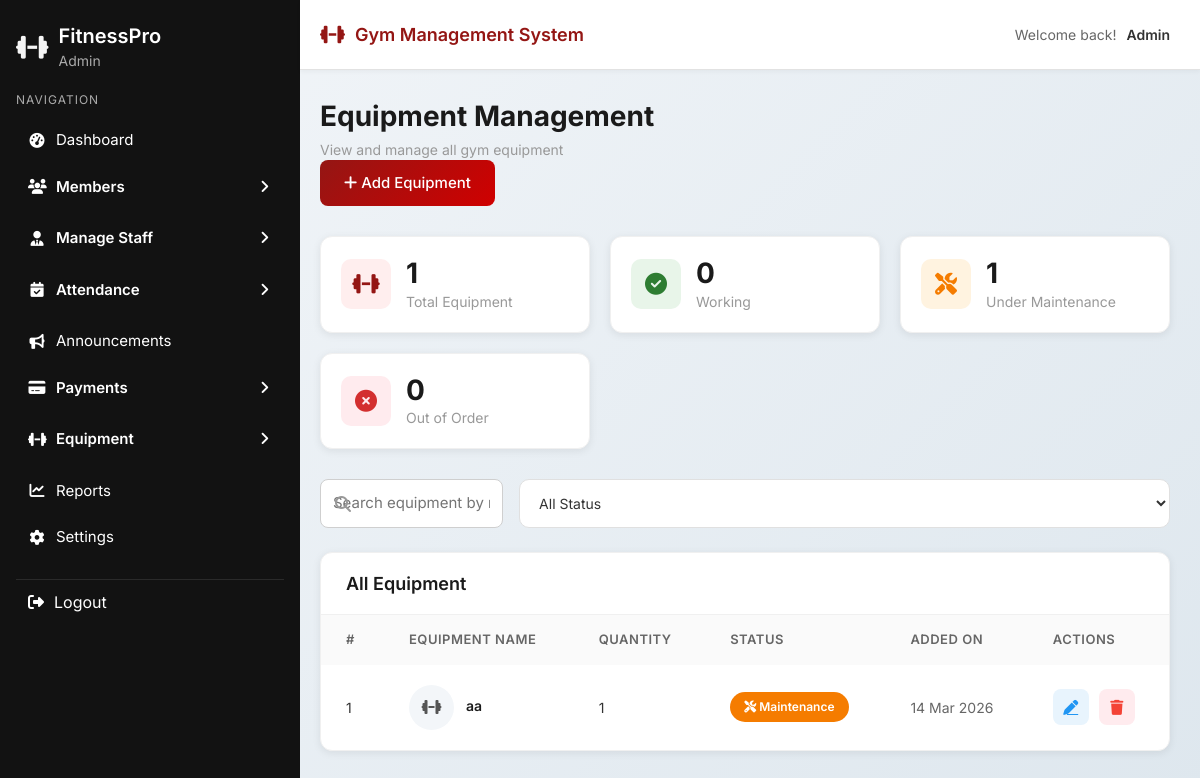
/admin1/equipment-list.php (signed in), run on the app's committed database.
### tables this page shows
CREATE TABLE `equipment` (
  `id` int(11) NOT NULL,
  `equipment_name` varchar(100) NOT NULL,
  `quantity` int(11) NOT NULL DEFAULT 1,
  `status` enum('Working','Maintenance','Out of Order') NOT NULL DEFAULT 'Working',
  `created_at` timestamp NOT NULL DEFAULT current_timestamp(),
  `updated_at` timestamp NOT NULL DEFAULT current_timestamp() ON UPDATE current_timestamp()
);

### admin1/equipment-list.php (the view, shortened to what this page needs)
<?php
require_once '../dbcon.php';
$equipment = [];
$res = mysqli_query($conn, "SELECT * FROM equipment ORDER BY created_at DESC");
while ($row = mysqli_fetch_assoc($res)) { $equipment[] = $row; }
$total        = mysqli_fetch_assoc(mysqli_query($conn, "SELECT COUNT(*) as t FROM equipment"))['t'];
$working      = mysqli_fetch_assoc(mysqli_query($conn, "SELECT COUNT(*) as t FROM equipment WHERE status='Working'"))['t'];
$maintenance  = mysqli_fetch_assoc(mysqli_query($conn, "SELECT COUNT(*) as t FROM equipment WHERE status='Maintenance'"))['t'];
$out_of_order = mysqli_fetch_assoc(mysqli_query($conn, "SELECT COUNT(*) as t FROM equipment WHERE status='Out of Order'"))['t'];
?>
<!DOCTYPE html>
<html lang="en">
<head>
  <link href="https://cdn.jsdelivr.net/npm/bootstrap@5.3.2/dist/css/bootstrap.min.css" rel="stylesheet">
  <link rel="stylesheet" href="https://cdnjs.cloudflare.com/ajax/libs/font-awesome/6.5.1/css/all.min.css">
  <link rel="stylesheet" href="../css/sidebar.css">
  <link rel="stylesheet" href="../css/common.css">
</head>
<body>
<?php include '../layout/header.php'; ?>
<?php include '../layout/sidebar.php'; ?>
<div class="main-wrapper">
  <div class="main-content">
    <div class="page-header">
      <div>
        <h1 class="page-title">Equipment Management</h1>
        <p class="page-subtitle">View and manage all gym equipment</p>
      </div>
      <div>
        <a href="equipment-add.php" class="btn app-btn-primary">
          <i class="fa-solid fa-plus"></i> Add Equipment
        </a>
      </div>
    </div>
    <div class="stats-grid">
      <div class="stat-card">
        <div class="stat-icon red"><i class="fa-solid fa-dumbbell"></i></div>
        <div class="stat-info"><h3><?= $total ?></h3><p>Total Equipment</p></div>
      </div>
      <div class="stat-card">
        <div class="stat-icon green"><i class="fa-solid fa-circle-check"></i></div>
        <div class="stat-info"><h3><?= $working ?></h3><p>Working</p></div>
      </div>
      <div class="stat-card">
        <div class="stat-icon orange"><i class="fa-solid fa-screwdriver-wrench"></i></div>
        <div class="stat-info"><h3><?= $maintenance ?></h3><p>Under Maintenance</p></div>
      </div>
      <div class="stat-card">
        <div class="stat-icon danger"><i class="fa-solid fa-circle-xmark"></i></div>
        <div class="stat-info"><h3><?= $out_of_order ?></h3><p>Out of Order</p></div>
      </div>
    </div>
    <div class="d-flex gap-3 mb-4">
      <div class="search-box flex-grow-1">
        <i class="fa-solid fa-magnifying-glass"></i>
        <input type="text" id="searchInput" placeholder="Search equipment by name...">
      </div>
      <select class="filter-select" id="statusFilter">
        <option value="">All Status</option>
      </select>
    </div>
    <div class="members-table-container">
      <div class="table-header">
        <h3>All Equipment</h3>
      </div>
      <table class="members-table">
        <thead>
          <tr>
            <th>#</th>
            <th>Equipment Name</th>
            <th>Quantity</th>
            <th>Status</th>
            <th>Added On</th>
            <th>Actions</th>
          </tr>
        </thead>
        <tbody id="equipmentTableBody">
          <?php if (!empty($equipment)): ?>
            <?php foreach ($equipment as $i => $e):
              if ($e['status'] == 'Working')         { $badge = 'active'; $icon = 'circle-check'; }
              elseif ($e['status'] == 'Maintenance') { $badge = 'inactive'; $icon = 'screwdriver-wrench'; }
              else                                   { $badge = 'expired'; $icon = 'circle-xmark'; }
            ?>
            <tr data-status="<?= strtolower($e['status']) ?>">
              <td><?= $i+1 ?></td>
              <td>
                <div class="member-cell">
                  <div class="member-avatar" style="background:#f3f6f9; color:#555;">
                    <i class="fa-solid fa-dumbbell"></i>
                  </div>
                  <div class="member-info">
                    <span class="name"><?= htmlspecialchars($e['equipment_name']) ?></span>
                  </div>
                </div>
              </td>
              <td><?= $e['quantity'] ?></td>
              <td><span class="status-badge <?= $badge ?>"><i class="fa-solid fa-<?= $icon ?>"></i> <?= $e['status'] ?></span></td>
              <td class="date-display"><?= date('d M Y', strtotime($e['created_at'])) ?></td>
              <td>
                <div class="action-buttons">
                  <a href="equipment-edit.php?id=<?= $e['id'] ?>" class="btn-action edit" title="Edit">
                    <i class="fa-solid fa-pen"></i>
                  </a>
                  <button class="btn-action delete"
                          onclick="deleteEquipment(<?= $e['id'] ?>, '<?= htmlspecialchars($e['equipment_name']) ?>')"
                          title="Delete">
                    <i class="fa-solid fa-trash"></i>
                  </button>
                </div>
              </td>
            </tr>
            <?php endforeach; ?>
          <?php else: ?>
            <tr><td colspan="6" class="text-center" style="padding:30px; color:#aaa;">No equipment found.</td></tr>
          <?php endif; ?>
        </tbody>
      </table>
    </div>
  </div>
</div>
</body>
</html>

### css/sidebar.css (style rules this page uses)
:root { --sidebar-bg: #121212; --hover-bg: #1e1e1e; --active-color: #941614; --text-light: #ffffff; }

### layout/header.php (style rules this page uses)
.main-wrapper { margin-top: 70px !important; }

### data on the page
equipment: equipment_name "aa", quantity "1", status "Maintenance", created_at "14 Mar 2026"

### other printed values
$_SESSION['role'] "Admin"
$user_role "Admin"
$total "1"
$working "0"
$maintenance "1"
$out_of_order "0"
